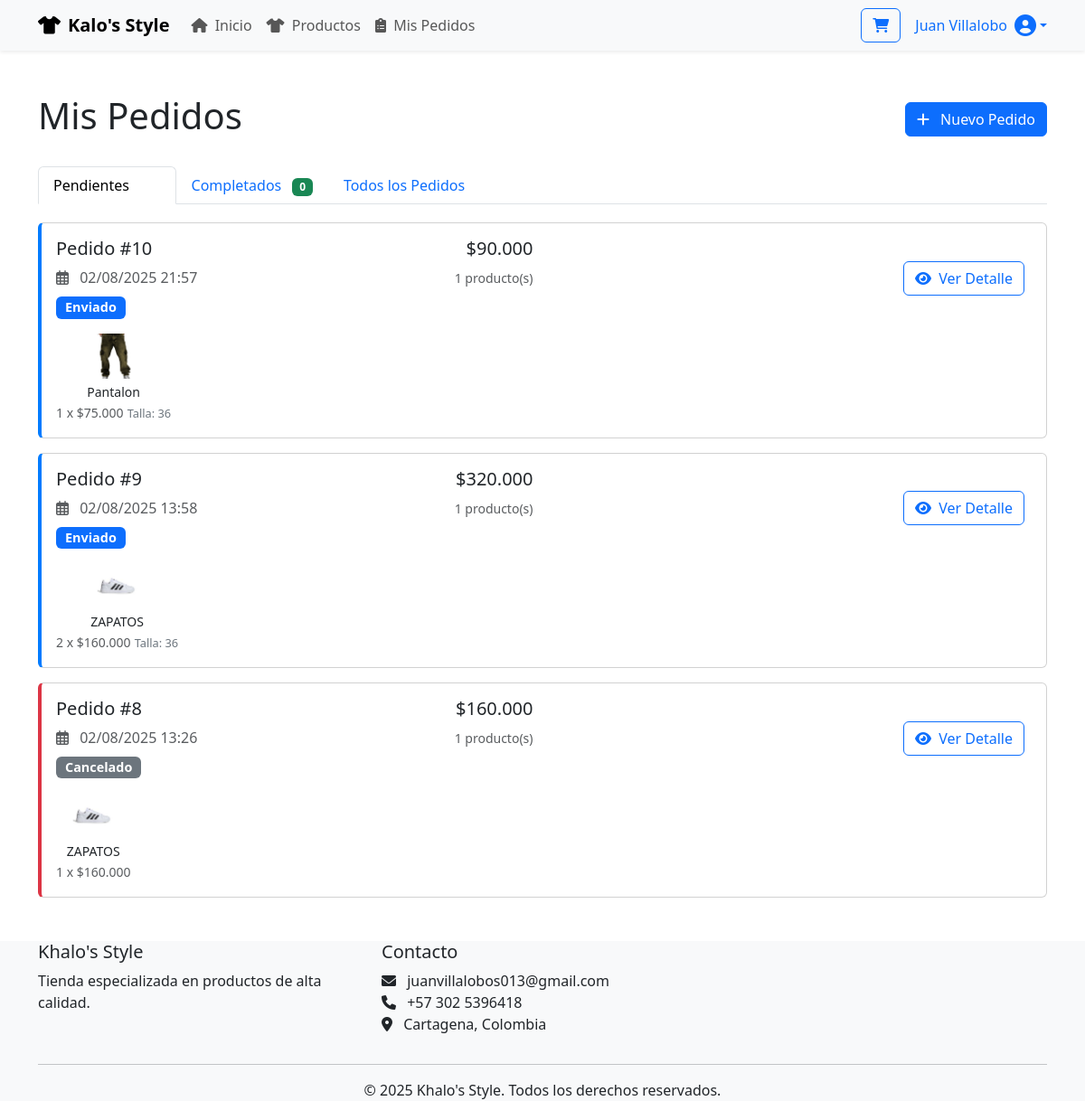
The page /store/pedidos.php (signed in) on the database its author committed.
### tables this page shows
CREATE TABLE `pedidos` (
  `id` int(11) NOT NULL,
  `usuario_id` int(11) DEFAULT NULL,
  `direccion_envio` varchar(255) DEFAULT NULL,
  `metodo_pago` varchar(20) DEFAULT NULL,
  `notas` text DEFAULT NULL,
  `fecha_pago` datetime DEFAULT NULL,
  `fecha_envio` datetime(6) DEFAULT current_timestamp(6),
  `estado_pago` varchar(20) DEFAULT 'pendiente',
  `fecha_pedido` timestamp NOT NULL DEFAULT current_timestamp(),
  `estado` enum('pendiente','procesando','enviado','completado','cancelado') DEFAULT 'pendiente',
  `total` decimal(10,2) DEFAULT NULL,
  `fecha_cancelacion` datetime DEFAULT NULL,
  `motivo_cancelacion` varchar(255) DEFAULT NULL
);

CREATE TABLE `pedido_items` (
  `id` int(11) NOT NULL,
  `pedido_id` int(11) NOT NULL,
  `producto_id` int(11) NOT NULL,
  `cantidad` int(11) NOT NULL,
  `precio_unitario` decimal(10,2) NOT NULL,
  `subtotal` decimal(10,2) NOT NULL,
  `talla_id` int(11) DEFAULT NULL
);

CREATE TABLE `productos` (
  `id` int(11) NOT NULL,
  `nombre` varchar(255) NOT NULL,
  `descripcion` text DEFAULT NULL,
  `precio_normal` decimal(10,2) NOT NULL,
  `precio_descuento` decimal(10,2) DEFAULT NULL,
  `categoria_id` int(11) DEFAULT NULL,
  `imagen` varchar(255) DEFAULT NULL,
  `imagenes_adicionales` varchar(255) DEFAULT NULL,
  `destacado` tinyint(1) DEFAULT 0,
  `stock` int(11) NOT NULL DEFAULT 0,
  `sku` varchar(50) DEFAULT NULL,
  `fecha_creacion` timestamp NOT NULL DEFAULT current_timestamp(),
  `categoria_talla` varchar(20) NOT NULL DEFAULT 'camisa' COMMENT 'Tipo de talla: camisa, pantalon, zapato',
  `descuento_inicio` datetime DEFAULT NULL,
  `descuento_fin` datetime DEFAULT NULL,
  `activo` tinyint(1) DEFAULT 1
);

CREATE TABLE `tallas` (
  `id` int(11) NOT NULL,
  `nombre` varchar(10) NOT NULL,
  `orden` int(11) DEFAULT 0,
  `categoria_talla` varchar(20) NOT NULL DEFAULT 'camisa' COMMENT 'Tipo de talla: camisa/jeans/zapato'
);

### store/pedidos.php (the view, shortened to what this page needs)
<?php
require_once 'config.php';
function formatearPrecio($precio) {
    return '$' . number_format($precio, 0, ',', '.');
}
$stmt = $pdo->prepare("SELECT p.*,
                       (SELECT COUNT(*) FROM pedido_items pi WHERE pi.pedido_id = p.id) as total_productos,
                       (SELECT SUM(pi.subtotal) FROM pedido_items pi WHERE pi.pedido_id = p.id) as subtotal
                       FROM pedidos p
                       WHERE p.usuario_id = ?
                       ORDER BY p.fecha_pedido DESC");
$stmt->execute([$_SESSION['usuario_id']]);
$pedidos = $stmt->fetchAll(PDO::FETCH_ASSOC);
$pedidos_pendientes = array_filter($pedidos, function($pedido) {
    return $pedido['estado'] != 'completado';
});
$pedidos_completados = array_filter($pedidos, function($pedido) {
    return $pedido['estado'] == 'completado';
});
?>
<!DOCTYPE html>
<html lang="es">
<head>
    <link href="https://cdn.jsdelivr.net/npm/bootstrap@5.3.0/dist/css/bootstrap.min.css" rel="stylesheet">
    <link rel="stylesheet" href="https://cdnjs.cloudflare.com/ajax/libs/font-awesome/6.0.0/css/all.min.css">
</head>
<body>
    <?php include 'navbar_perfil.php'; ?>
    <main class="container my-5">
        <div class="d-flex justify-content-between align-items-center mb-4">
            <h1>Mis Pedidos</h1>
            <a href="productos.php" class="btn btn-primary">
                <i class="fas fa-plus me-2"></i> Nuevo Pedido
            </a>
        </div>
        <ul class="nav nav-tabs" id="myTab" role="tablist">
            <li class="nav-item" role="presentation">
                <button class="nav-link active" id="pendientes-tab" data-bs-toggle="tab" data-bs-target="#pendientes" type="button" role="tab">
                    Pendientes <span class="badge bg-orange ms-2"><?php echo count($pedidos_pendientes); ?></span>
                </button>
            </li>
            <li class="nav-item" role="presentation">
                <button class="nav-link" id="completados-tab" data-bs-toggle="tab" data-bs-target="#completados" type="button" role="tab">
                    Completados <span class="badge bg-success ms-2"><?php echo count($pedidos_completados); ?></span>
                </button>
            </li>
            <li class="nav-item" role="presentation">
                <button class="nav-link" id="todos-tab" data-bs-toggle="tab" data-bs-target="#todos" type="button" role="tab">
                    Todos los Pedidos
                </button>
            </li>
        </ul>
        <div class="tab-content" id="myTabContent">
            <div class="tab-pane fade show active" id="pendientes" role="tabpanel">
                <?php if(count($pedidos_pendientes) > 0): ?>
                    <?php foreach($pedidos_pendientes as $pedido): ?>
                        <div class="card order-card <?php echo $pedido['estado']; ?> mb-3">
                            <div class="card-body">
                                <div class="row">
                                    <div class="col-md-6">
                                        <div class="d-flex justify-content-between align-items-start">
                                            <div>
                                                <h5 class="card-title">Pedido #<?php echo $pedido['id']; ?></h5>
                                                <p class="text-muted mb-2">
                                                    <i class="far fa-calendar-alt me-2"></i>
                                                    <?php echo date('d/m/Y H:i', strtotime($pedido['fecha_pedido'])); ?>
                                                </p>
                                                <span class="badge badge-estado bg-<?php
                                                    echo $pedido['estado'] == 'pendiente' ? 'warning' :
                                                         ($pedido['estado'] == 'procesando' ? 'info' :
                         ($pedido['estado'] == 'enviado' ? 'primary' : 'secondary')); ?>">
                                                    <?php echo ucfirst($pedido['estado']); ?>
                                                </span>
                                            </div>
                                            <div class="text-end">
                                                <h5><?php echo formatearPrecio($pedido['total']); ?></h5>
                                                <small class="text-muted"><?php echo $pedido['total_productos']; ?> producto(s)</small>
                                            </div>
                                        </div>
                                    </div>
                                    <div class="col-md-6">
                                        <div class="d-flex justify-content-end align-items-center h-100">
                                            <a href="detalle_pedido.php?id=<?php echo $pedido['id']; ?>" class="btn btn-outline-primary me-2">
                                                <i class="fas fa-eye me-1"></i> Ver Detalle
                                            </a>
                                        </div>
                                    </div>
                                </div>
                                <div class="mt-3">
                                    <?php
                                    $stmt = $pdo->prepare("SELECT pi.*, pr.nombre, pr.imagen, t.nombre as talla_nombre
                                                           FROM pedido_items pi
                                                           JOIN productos pr ON pi.producto_id = pr.id
                                                           LEFT JOIN tallas t ON pi.talla_id = t.id
                                                           WHERE pi.pedido_id = ? LIMIT 3");
                                    $stmt->execute([$pedido['id']]);
                                    $productos = $stmt->fetchAll(PDO::FETCH_ASSOC);
                                    ?>
                                    <div class="d-flex">
                                        <?php foreach($productos as $producto): ?>
                                            <div class="me-3 text-center">
                                                <img src="<?php echo PRODUCT_IMAGES_PATH . htmlspecialchars($producto['imagen']); ?>"
                                                     class="product-thumbnail mb-1"
                                                     alt="<?php echo htmlspecialchars($producto['nombre']); ?>"
                                                     onerror="this.src='<?php echo ASSETS_PATH; ?>img/placeholder.jpg'">
                                                <small class="d-block"><?php echo htmlspecialchars($producto['nombre']); ?></small>
                                                <small class="text-muted"><?php echo $producto['cantidad']; ?> x <?php echo formatearPrecio($producto['precio_unitario']); ?></small>
                                                <?php if(!empty($producto['talla_nombre'])): ?>
                                                    <small class="talla-info">Talla: <?php echo htmlspecialchars($producto['talla_nombre']); ?></small>
                                                <?php endif; ?>
                                            </div>
                                        <?php endforeach; ?>
                                    </div>
                                </div>
                            </div>
                        </div>
                    <?php endforeach; ?>
                <?php endif; ?>
            </div>
        </div>
    </main>
    <?php include 'footer.php'; ?>
</body>
</html>

### store/pedidos.php (style rules this page uses)
.order-card { border-left: 4px solid; transition: transform 0.3s; margin-bottom: 20px; }
.order-card.enviado { border-left-color: #007bff; }
.order-card.cancelado { border-left-color: #dc3545; }
.badge-estado { font-size: 0.9rem; padding: 5px 10px; }
.tab-content { padding-top: 20px; }
.product-thumbnail { width: 50px; height: 50px; object-fit: cover; border-radius: 4px; }
.talla-info { font-size: 0.8rem; color: #6c757d; }

### rows shown on the page
pedidos: id "10", fecha_pedido "02/08/2025 21:57", estado "Enviado", total "$90.000", total_productos "1"
pedido_items: producto.imagen (picture), producto.nombre "Pantalon", cantidad "1", precio_unitario "$75.000", talla.nombre "36"
pedidos: id "9", fecha_pedido "02/08/2025 13:58", estado "Enviado", total "$320.000", total_productos "1"
pedido_items: producto.imagen (picture), producto.nombre "ZAPATOS", cantidad "2", precio_unitario "$160.000", talla.nombre "36"
pedidos: id "8", fecha_pedido "02/08/2025 13:26", estado "Cancelado", total "$160.000", total_productos "1"
pedido_items: producto.imagen (picture), producto.nombre "ZAPATOS", cantidad "1", precio_unitario "$160.000"

### other values the page prints
$_SESSION['usuario_nombre'] "Juan Villalobo"
count($pedidos_completados) "0"
